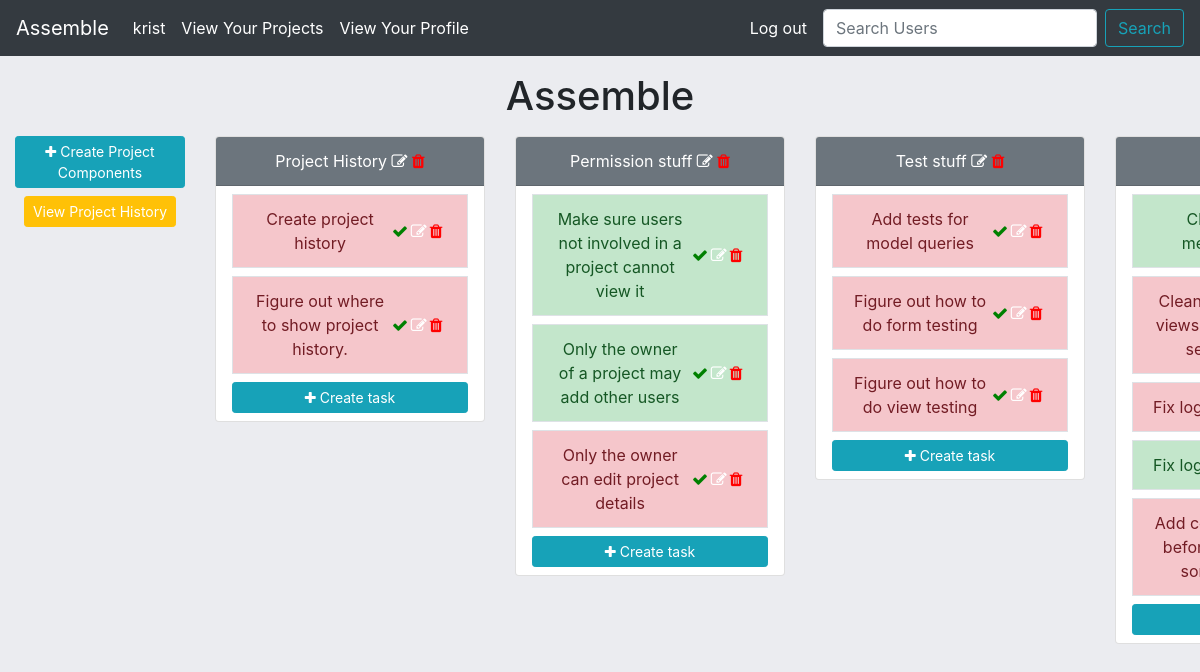
The app's page /home/project-list/project-detail/assemble/ (signed in), older data.
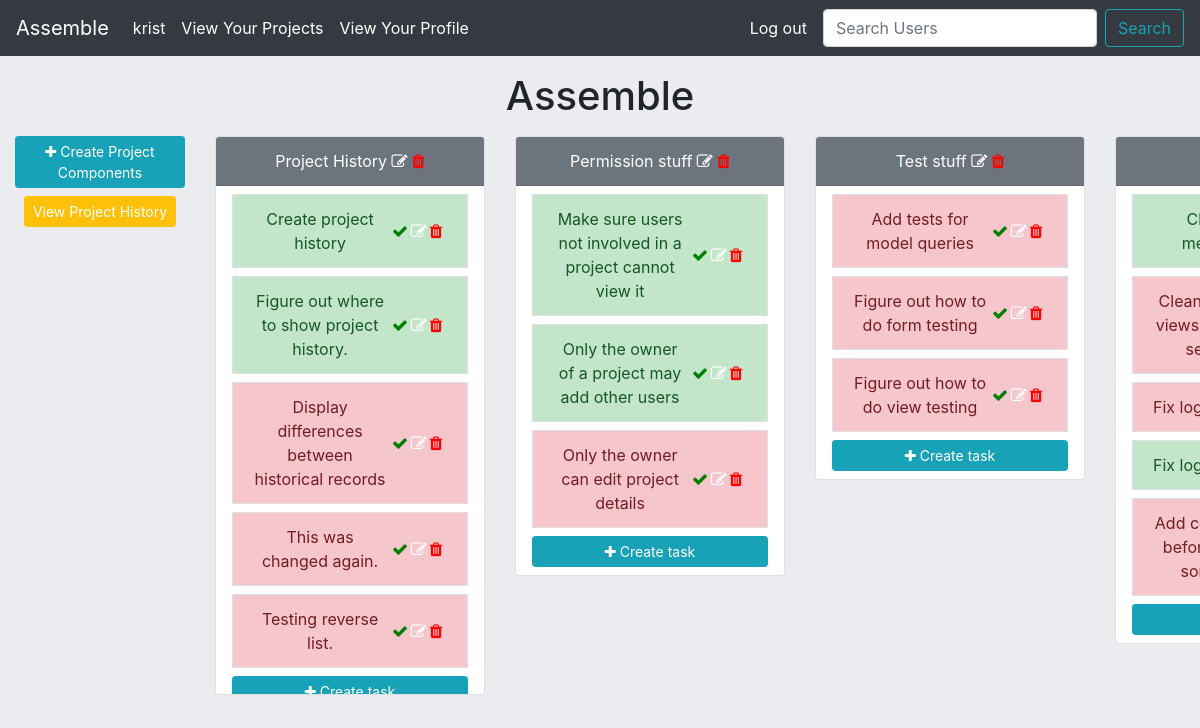
The same page, newer data.
### assemble/models.py (models this page shows, shortened)
class Project(models.Model):
    name = models.CharField(max_length=60)
    description = models.TextField(max_length=400)
    user = models.ManyToManyField('Profile',blank=True)
    owner = models.ForeignKey('Profile',blank=True,on_delete=models.CASCADE,related_name="creator")
    slug = models.SlugField(max_length=100,unique=True,blank=True,null=True)
    completed= models.BooleanField(default=False)
    history = HistoricalRecords()
    def __str__(self):
        return self.name

class ProjectComponent(models.Model):
    name = models.CharField(max_length=200) # can change this
    description = models.CharField(max_length=200,blank=True) # can change this
    slug = models.SlugField(max_length=100,unique=True,blank=True,null=True)
    completed = models.BooleanField(default=False) # can change this
    task = models.ForeignKey('self',null=True,default=None,related_name="component",on_delete=models.CASCADE)
    project = models.ForeignKey(Project,on_delete=models.CASCADE)
    history = HistoricalRecords()

### assemble/views.py (the view)
# urls.py: path('project-list/project-detail/<project_slug>/',project_detail_view,name="project-detail"),
@login_required
def project_detail_view(request,project_slug):
    is_me = Profile.objects.get(user=request.user)
    project = Project.objects.filter(user=is_me).get(slug=project_slug)
    project_components = ProjectComponent.objects.filter(project__name=project).filter(task=None)
    context = {
        'project':project,
        'project_components':project_components,
    }
    return render(request,'assemble/project_detail.html',context)

### templates/assemble/project_detail.html (shortened to what this page needs)
{% extends 'assemble/base.html' %}
{% load crispy_forms_tags %}
{% block content %}
<div class="text-center my-3">
    <h1>{{ project.name }}</h1>
</div>
    <div class="row text-center flex-nowrap">
        <div class="col-md-2">
            <a class="btn btn-info btn-sm text-white mb-2" href="{% url 'project-component-create' project.slug %}"><i class="fa fa-plus"></i> Create Project Components</a>
            <a class="btn btn-warning btn-sm text-white" href="{% url 'project-history' project.id%}">View Project History</a>
        </div>
        {% for component in project_components %}
            <div class="col-md-3 mb-2">
                <div class="card text-white" >
                    <div class="card-header bg-secondary mb-2">
                        {{ component.name }}  <a href="{% url 'edit-details' component.id %}"><span style="color:white;font-size:1rem;"><i class="fa fa-edit"></i></span></a>
                        <a href="{% url 'delete-task' component.id %}"><span style="color:red;font-size:1rem;"><i class="fa fa-trash"></i></span></a>
                    </div>
                    <div class="list-group">
                        <ul class="list-group px-3" style="overflow-y:scroll;max-height:500px;">
                            {% for task in component.component.all %}
                                {% if task.completed == True %}
                                    <li class="list-group-item d-flex justify-content-between align-items-center border mb-2 rounded-0 list-group-item-success">
                                        {{task.name}}
                                        <span class="badge">
                                            <a href="{% url 'finish-task' task.id%}"><span style="color:green;font-size:1rem;"><i class="fa fa-check"></i></span></a>
                                            <a href="{% url 'edit-details' task.id %}"><span style="color:white;font-size:1rem;"><i class="fa fa-edit"></i></span></a>
                                            <a href="{% url 'delete-task' task.id%}"><span style="color:red;font-size:1rem;"><i class="fa fa-trash"></i></span></a>
                                        </span>
                                    </li>
                                {% else %}
                                    <li class="list-group-item d-flex justify-content-between align-items-center border mb-2 rounded-0 list-group-item-danger">
                                        {{task.name}}
                                        <span class="badge">
                                            <a href="{% url 'finish-task' task.id%}"><span style="color:green;font-size:1rem;"><i class="fa fa-check"></i></span></a>
                                            <a href="{% url 'edit-details' task.id %}"><span style="color:white;font-size:1rem;"><i class="fa fa-edit"></i></span></a>
                                            <a href="{% url 'delete-task' task.id%}"><span style="color:red;font-size:1rem;"><i class="fa fa-trash"></i></span></a>
                                        </span>
                                    </li>
                                {% endif %}
                            {% endfor %}
                            <button class="btn btn-info btn-sm text-white mb-2" data-toggle="modal" data-target="#component-{{component.slug}}">
                                <i class="fa fa-plus"></i> Create task
                            </button>
                        </ul>
                    </div>
                </div>
            </div>
        {% endfor %}
    </div>
{% endblock content %}

### templates/assemble/base.html (shortened to what this page needs)
<!DOCTYPE html>
{% load static %}
<html lang="en">
<head>
    <link rel="stylesheet" href="https://stackpath.bootstrapcdn.com/bootstrap/4.4.1/css/bootstrap.min.css">
    <link rel="stylesheet" href="https://stackpath.bootstrapcdn.com/font-awesome/4.7.0/css/font-awesome.min.css">
    <link rel="stylesheet" href="{% static 'css/navbar.css' %}">
</head>
<body style="background-color:#EBECF0">
    {% include 'assemble/navbar_horizontal.html' %}
    <div class="container-fluid" style="height:100vh;overflow-x:auto">
        <div class="row">
            <div class="col">
                {% block content %}
                {% endblock content %}
            </div>
        </div>
    </div>
</body>
</html>

### templates/assemble/navbar_horizontal.html (shortened to what this page needs)
<nav class="navbar sticky-top navbar-expand-lg navbar-light bg-dark">
    <a class="navbar-brand text-white" href="{% url 'home' %}">
        Assemble
    </a>
    <ul class="navbar-nav mr-auto">
        <li class="nav-item active">
            <a class="nav-link disabled text-white">{{ user.username }} </a>
        </li>
        {% if not user.is_authenticated %}
            <li class="nav-item">
                <a class="nav-link text-white" href="{% url 'login' %}">Login</a>
            </li>
            <li class="nav-item">
                <a class="nav-link text-white" href="{% url 'sign-up' %}">Sign up</a>
            </li>
        </ul>
        {% else %}
            <li class="nav-item">
                <a class="nav-link text-white" href="{% url 'project-list' %}">
                    View Your Projects
                </a>
            </li>
            <li class="nav-item">
                <a class="nav-link text-white" href="{% url 'profile' %}">
                    View Your Profile
                </a>
            </li>
        </ul>
        <a class="nav-link text-white navbar-text" href="{% url 'logged_out' %}">Log out</a>
        <form class="form-inline" method="post" action="{% url 'search-user' %}">
            <input class="form-control mr-sm-2" name="username" type="search" placeholder="Search Users" aria-label="Search">
            <button class="btn btn-outline-info my-2 my-sm-0" type="submit">Search</button>
        </form>
        {% endif %}
</nav>

### templates/assemble/modal_task_form.html (shortened to what this page needs)
{% load crispy_forms_tags %}

Row changes from the older to the newer data that the page shows:
changed ProjectComponent "Create project history": completed False → True (drawn)
changed ProjectComponent "Figure out where to show project history.": completed False → True (drawn)
added ProjectComponent: name "Display differences between historical records", shown under "Project History"
added ProjectComponent: name "This was changed again.", shown under "Project History"
added ProjectComponent: name "Testing reverse list.", shown under "Project History"
